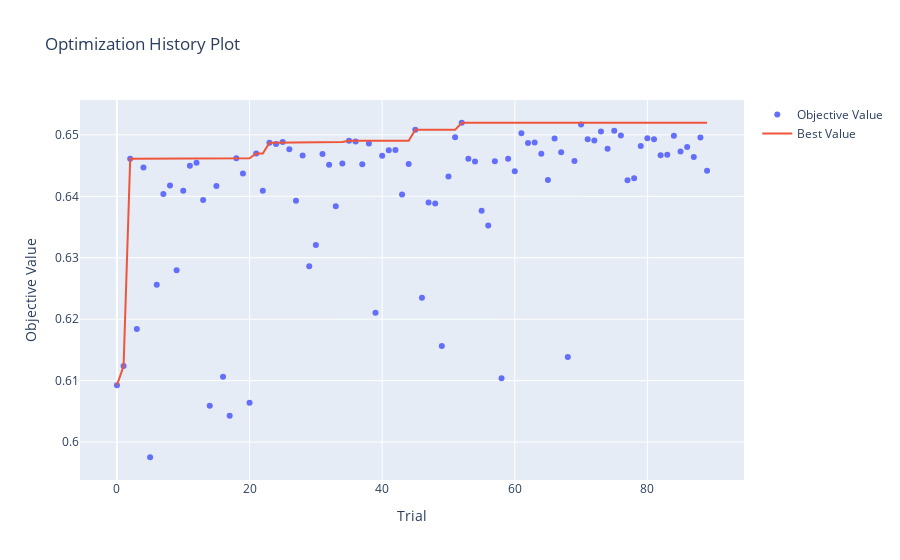

The cell this chart's notebook holds for it:
### Code cell
optuna.visualization.plot_optimization_history(study).show()
